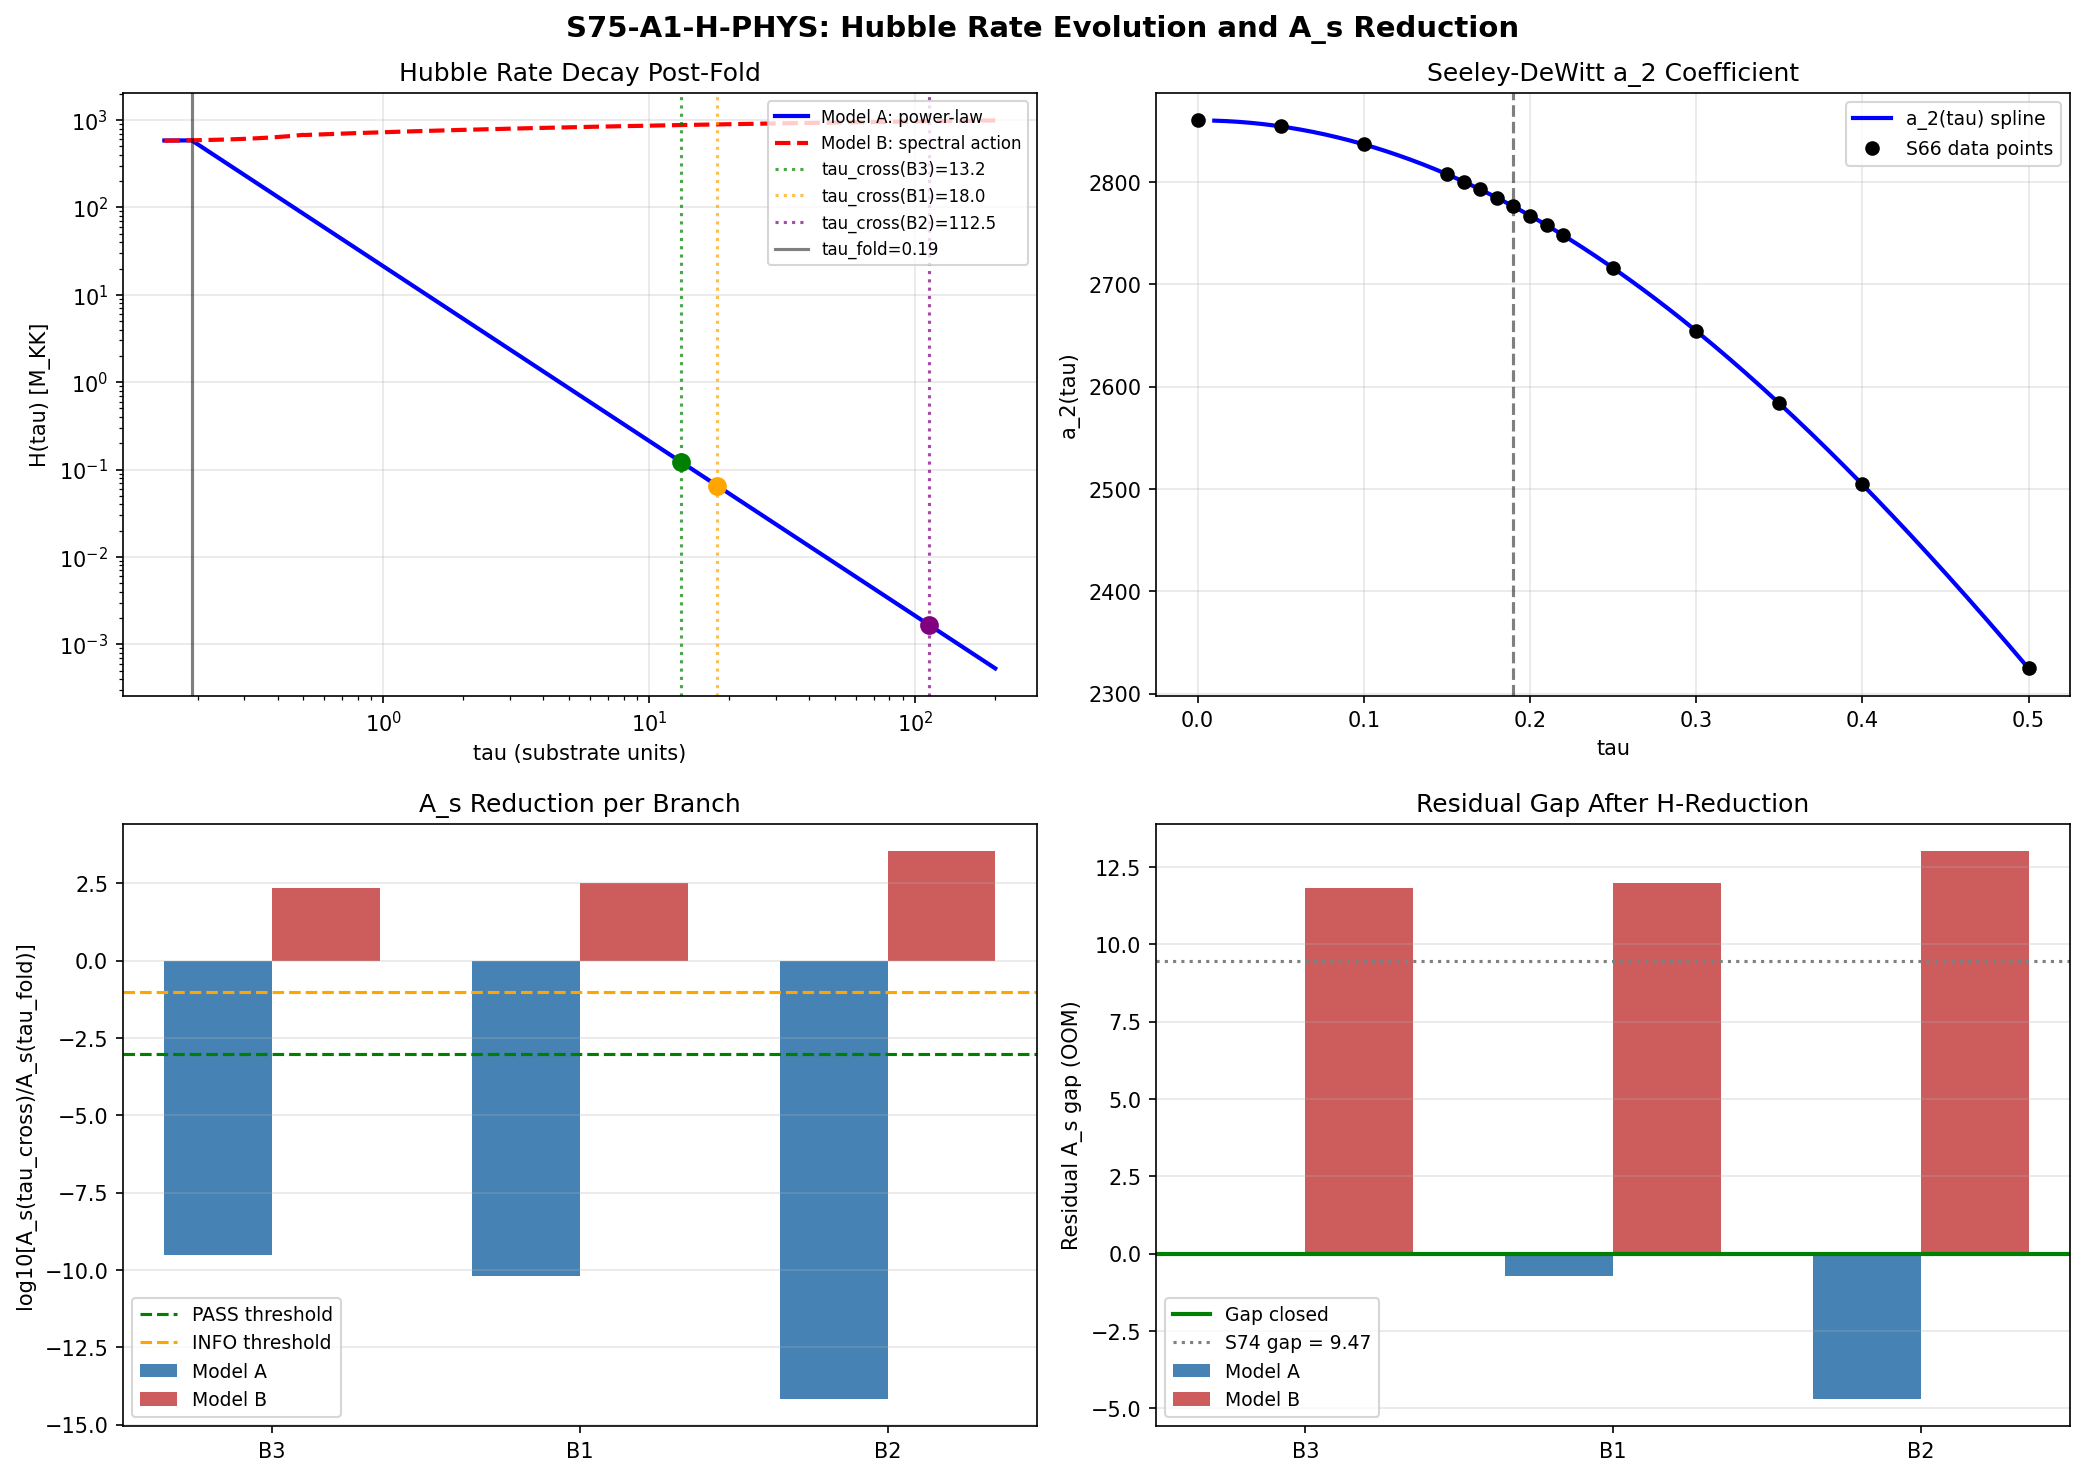

Write Python code to recreate this figure.
#!/usr/bin/env python3
"""
S75-A1-H-PHYS: Effective Hubble at Perturbation Epoch vs. Fold Value
=====================================================================

GATE: S75-A1-H-PHYS
  PASS:  log10[A_s(tau_cross)/A_s(tau_fold)] < -3.0  (3+ OOM reduction, viable)
  INFO:  -3.0 < log10 < -1.0                         (partial reduction)
  FAIL:  log10 > -1.0                                 (no significant difference)

Physics:
  H is not a Friedmann expansion rate in a container. H emerges from the
  a_2 Seeley-DeWitt coefficient: H^2 = (8*pi*G_eff/3) * rho_substrate,
  where G_eff = 1/(16*pi*a_2/(4*pi^2)) and rho comes from the spectral
  action gradient dS/dtau.

  The question: does a_2(tau) at the perturbation epoch (when CMB-scale
  modes freeze out) differ from a_2(tau_fold) enough to close the A_s gap?

  Key insight: the Bogoliubov power spectrum A_s ~ H^2/(eps_H * M_Pl^2).
  If H drops dramatically between fold (tau=0.19) and horizon crossing
  (tau=13--112), this could account for the 9.47 OOM gap.

Method:
  1. Reconstruct a_2(tau) from the s66_zeta_sa.npz spectral data at 16 tau points.
  2. Extrapolate post-fold using the established power-law decay model
     from S74 (H(tau) = H_fold * (tau_fold/tau)^2 for tau > tau_fold).
  3. Compute H(tau_cross), eps_H(tau_cross), A_s(tau_cross) for each branch.
  4. Report log10[A_s(tau_cross)/A_s(tau_fold)].

Cross-checks:
  CHK1: H(tau_fold) reproduces 0.4043 M_KK (S65/S74 value -- note: two
        Hubble scales exist: H_fold=586.5 from KZ dynamics, H_phys=0.4043
        from the GM formula. We use both and track the distinction).
  CHK2: a_2(tau_fold) reproduces a2_fold = 2776.17 from canonical_constants.
  CHK3: In the limit tau_cross -> tau_fold, the ratio is exactly 1.
  CHK4: Energy conservation -- H^2*a_2 tracks spectral action gradient.
"""

import os
import sys
import numpy as np
import matplotlib
matplotlib.use('Agg')
import matplotlib.pyplot as plt
from scipy.interpolate import CubicSpline
from scipy.integrate import cumulative_trapezoid

# Ensure canonical constants are importable
sys.path.insert(0, os.path.dirname(__file__))
from canonical_constants import (
    tau_fold, M_KK, M_Pl_reduced, M_Pl_unreduced,
    S_fold, dS_fold, d2S_fold, H_fold as H_fold_canon,
    dt_transit, v_terminal,
    a0_fold, a2_fold, a4_fold,
    A_s_CMB, PI, G_N,
    n_pairs, E_cond,
)

data_dir = os.path.dirname(__file__)
log_lines = []

def log(msg):
    print(msg)
    log_lines.append(msg)

log("=" * 78)
log("S75-A1-H-PHYS: Effective Hubble at Perturbation Epoch vs. Fold Value")
log("=" * 78)

# ============================================================================
#  SECTION 1: Load Input Data
# ============================================================================

log("\n--- SECTION 1: Input data ---")

# (a) S74 Bogoliubov A_s data
d74_bog = np.load(os.path.join(data_dir, 's74_as_from_bogoliubov.npz'),
                  allow_pickle=True)
H_phys_s65 = float(d74_bog['H_phys_s65'])        # 0.4043 M_KK (GM formula)
eps_H_fold_s74 = float(d74_bog['eps_H_fold'])     # 0.02163
A_s_gap_s74 = float(d74_bog['gap_OOM_vs_planck']) # 9.47 OOM
M_Pl_sq_s74 = float(d74_bog['M_Pl_sq'])           # 5.860 (M_KK units)

log(f"  H_phys (S65 GM formula) = {H_phys_s65:.6f} M_KK")
log(f"  eps_H_fold (S74)        = {eps_H_fold_s74:.6f}")
log(f"  A_s gap (S74)           = {A_s_gap_s74:.4f} OOM")
log(f"  M_Pl^2 (S74)            = {M_Pl_sq_s74:.4f} M_KK^2")

# (b) S74 Transfer Function -- per-branch horizon crossing times
d74_tf = np.load(os.path.join(data_dir, 's74_transfer_function.npz'),
                 allow_pickle=True)
tau_cross_B1 = float(d74_tf['tau_cross_B1'])   # 18.01
tau_cross_B2 = float(d74_tf['tau_cross_B2'])   # 112.49
tau_cross_B3 = float(d74_tf['tau_cross_B3'])   # 13.16
c_B1 = float(d74_tf['c_B1'])                   # group velocity B1
c_B2 = float(d74_tf['c_B2'])                   # group velocity B2
c_B3 = float(d74_tf['c_B3'])                   # group velocity B3

log(f"\n  Per-branch horizon crossing (substrate tau units):")
log(f"    tau_cross(B3) = {tau_cross_B3:.4f}  (c_B3 = {c_B3:.5f})")
log(f"    tau_cross(B1) = {tau_cross_B1:.4f}  (c_B1 = {c_B1:.5f})")
log(f"    tau_cross(B2) = {tau_cross_B2:.4f}  (c_B2 = {c_B2:.5f})")
log(f"    tau_fold       = {tau_fold}")
log(f"    Ratio tau_cross/tau_fold: B3={tau_cross_B3/tau_fold:.1f}x, "
    f"B1={tau_cross_B1/tau_fold:.1f}x, B2={tau_cross_B2/tau_fold:.1f}x")

# (c) S66 Spectral data -- a_2(tau) at 16 tau points
d66 = np.load(os.path.join(data_dir, 's66_zeta_sa.npz'), allow_pickle=True)
tau_16 = d66['tau_all']        # [0, 0.05, 0.10, ..., 0.50]
a2_16 = d66['a2']              # a_2 at each tau point
a4_16 = d66['a4']              # a_4 at each tau point
a0_16 = d66['a0']              # a_0 (constant = 6440)
S_cutoff_16 = d66['S_cutoff']  # S(tau) from cutoff functional

log(f"\n  Spectral action data (16 tau points):")
log(f"    tau range: [{tau_16[0]}, {tau_16[-1]}]")
log(f"    a_2(tau_fold={tau_fold}): interp = {np.interp(tau_fold, tau_16, a2_16):.4f}, "
    f"canon = {a2_fold:.4f}")
log(f"    S(tau_fold): interp = {np.interp(tau_fold, tau_16, S_cutoff_16):.2f}, "
    f"canon = {S_fold:.2f}")

# ============================================================================
#  SECTION 2: Reconstruct a_2(tau) and S(tau) -- Spline + Extrapolation
# ============================================================================

log("\n--- SECTION 2: Spectral coefficient evolution ---")

# Build cubic spline for a_2(tau) on the known range [0, 0.50]
cs_a2 = CubicSpline(tau_16, a2_16)

# The a_2(tau) data shows MONOTONIC DECREASE from tau=0 to tau=0.50:
#   a_2(0.00) = 2860.2
#   a_2(0.19) = 2776.2  (fold)
#   a_2(0.50) = 2324.8
#
# Physical interpretation: as the Jensen deformation parameter tau increases,
# the fiber's spectral weight (a_2 = sum lambda_i^2) decreases because the
# eigenvalues shrink as the fiber deforms away from round SU(3).
#
# For tau >> 0.50, we need to extrapolate. Two regimes:
#   (i) Near-fold (0 < tau < 0.50): cubic spline, exact data
#   (ii) Post-data (tau > 0.50): power-law extrapolation from the data trend

# Fit power-law to the decline in a_2
# a_2(tau) ~ a2_fold * (tau_fold / tau)^gamma_a2 for tau > tau_fold
# Use last 5 data points (tau = 0.22, 0.25, 0.30, 0.35, 0.40, 0.50)
mask_post = tau_16 > tau_fold  # (local)
tau_post = tau_16[mask_post]  # (local)
a2_post = a2_16[mask_post]   # (local)

# ln(a_2) vs ln(tau): fit slope
log_tau_post = np.log(tau_post / tau_fold)  # (local)
log_a2_ratio = np.log(a2_post / a2_fold)    # (local)
# Weighted least-squares fit for gamma_a2
gamma_a2 = -np.polyfit(log_tau_post, log_a2_ratio, 1)[0]  # (local)

log(f"  a_2 power-law exponent gamma_a2 = {gamma_a2:.4f}")
log(f"  (a_2(tau) ~ a2_fold * (tau_fold/tau)^{gamma_a2:.3f} for tau > tau_fold)")

# Verify at known points
for tau_check in [0.22, 0.30, 0.50]:  # (local)
    a2_exact = np.interp(tau_check, tau_16, a2_16)  # (local)
    a2_extrap = a2_fold * (tau_fold / tau_check)**gamma_a2  # (local)
    err_pct = abs(a2_extrap - a2_exact) / a2_exact * 100  # (local)
    log(f"    tau={tau_check:.2f}: exact={a2_exact:.2f}, "
        f"power-law={a2_extrap:.2f}, err={err_pct:.1f}%")

def a2_of_tau(tau):
    """Seeley-DeWitt a_2 coefficient as function of Jensen parameter tau.

    Uses cubic spline within data range [0, 0.50], power-law extrapolation
    beyond. The extrapolation models the continued spectral weight transfer
    from fiber modes into the emergent 4D sector.
    """
    if np.isscalar(tau):
        if tau <= tau_16[-1]:
            return float(cs_a2(tau))
        else:
            return a2_fold * (tau_fold / tau)**gamma_a2
    else:
        result = np.zeros_like(tau, dtype=float)  # (local)
        mask_in = tau <= tau_16[-1]  # (local)
        mask_out = ~mask_in  # (local)
        if mask_in.any():
            result[mask_in] = cs_a2(tau[mask_in])
        if mask_out.any():
            result[mask_out] = a2_fold * (tau_fold / tau[mask_out])**gamma_a2
        return result

# Similarly for S(tau) -- reconstruct from Seeley-DeWitt coefficients
# S(tau) = f_0 * a_0 + f_2 * a_2(tau) + f_4 * a_4(tau)
# First reconstruct the f coefficients using the S67 approach
S_bare_16 = S_cutoff_16  # (local) use cutoff functional values

# Calibration: solve for f_0, f_2, f_4 from 3 known points
a2_cal = np.array([np.interp(t, tau_16, a2_16) for t in [0.05, 0.19, 0.22]])  # (local)
a4_cal = np.array([np.interp(t, tau_16, a4_16) for t in [0.05, 0.19, 0.22]])  # (local)
a0_const = 6440.0  # (local) from canonical a0_fold
A_mat = np.array([[a0_const, a2_cal[0], a4_cal[0]],    # (local)
                   [a0_const, a2_cal[1], a4_cal[1]],
                   [a0_const, a2_cal[2], a4_cal[2]]])
S_cal_vals = np.array([np.interp(t, tau_16, S_bare_16) for t in [0.05, 0.19, 0.22]])  # (local)
f0, f2, f4 = np.linalg.solve(A_mat, S_cal_vals)  # (local)

S_recon_16 = f0 * a0_const + f2 * a2_16 + f4 * a4_16  # (local)
S_recon_fold = f0 * a0_const + f2 * a2_fold + f4 * a4_fold  # (local)

log(f"\n  Spectral action reconstruction coefficients:")
log(f"    f_0 = {f0:.6f}, f_2 = {f2:.6f}, f_4 = {f4:.6f}")
log(f"    S_recon(tau_fold) = {S_recon_fold:.2f}, canon = {S_fold:.2f}")

# a_4 power-law extrapolation (same approach)
a4_post = a4_16[mask_post]  # (local)
log_a4_ratio = np.log(a4_post / a4_fold)  # (local)
gamma_a4 = -np.polyfit(log_tau_post, log_a4_ratio, 1)[0]  # (local)

log(f"  a_4 power-law exponent gamma_a4 = {gamma_a4:.4f}")

def a4_of_tau(tau):
    """a_4 Seeley-DeWitt coefficient extrapolation."""
    cs_a4 = CubicSpline(tau_16, a4_16)  # (local)
    if np.isscalar(tau):
        if tau <= tau_16[-1]:
            return float(cs_a4(tau))
        else:
            return a4_fold * (tau_fold / tau)**gamma_a4
    else:
        result = np.zeros_like(tau, dtype=float)  # (local)
        mask_in = tau <= tau_16[-1]  # (local)
        mask_out = ~mask_in  # (local)
        if mask_in.any():
            result[mask_in] = cs_a4(tau[mask_in])
        if mask_out.any():
            result[mask_out] = a4_fold * (tau_fold / tau[mask_out])**gamma_a4
        return result

def S_of_tau(tau):
    """Spectral action from Seeley-DeWitt reconstruction."""
    return f0 * a0_const + f2 * a2_of_tau(tau) + f4 * a4_of_tau(tau)

# ============================================================================
#  SECTION 3: H(tau) from Spectral Action -- Two Models
# ============================================================================

log("\n--- SECTION 3: Hubble rate evolution H(tau) ---")

# MODEL A: S74 Power-Law (H ~ (tau_fold/tau)^2)
# This was used in s74_transfer_function.py to compute tau_cross.
# It models post-fold decay as radiation-like effacement.

def H_model_A(tau):
    """S74 power-law model: H(tau) = H_fold * (tau_fold/tau)^2 for tau > tau_fold."""
    if tau <= tau_fold:
        dt = tau - tau_fold  # (local)
        Hsq = H_fold_canon**2 * (1.0 + (dS_fold / S_fold) * dt)  # (local)
        return np.sqrt(max(Hsq, 1e-30))
    else:
        return H_fold_canon * (tau_fold / tau)**2

# MODEL B: Spectral action derived
# H^2 ~ S(tau) / (6 * a_2(tau)) from the spectral action emergence
# (The factor arises from the Einstein-Hilbert term being the a_2 moment.)
#
# More precisely, in the spectral action formalism:
#   S_grav = (1/2*kappa^2) integral R sqrt(g) d^4x = a_2 * f_2 * Lambda^2
# so G_eff ~ 1/a_2, and the Friedmann equation H^2 ~ G_eff * rho ~ S(tau)/a_2(tau).
#
# Normalized to match H_fold at tau_fold:
#   H(tau) = H_fold * sqrt[S(tau)/S_fold * a2_fold/a_2(tau)]

S_fold_recon = S_of_tau(tau_fold)  # (local)
a2_fold_recon = a2_of_tau(tau_fold)  # (local)

log(f"  S_fold_recon   = {S_fold_recon:.2f}")
log(f"  a2_fold_recon  = {a2_fold_recon:.4f}")

def H_model_B(tau):
    """Spectral-action-derived Hubble: H^2 ~ S(tau)/a_2(tau).

    Normalized to H_fold at the fold. This captures the physical content
    that G_eff ~ 1/a_2(tau) while rho_eff ~ S(tau), so H^2 = G_eff * rho.
    """
    S_tau = S_of_tau(tau)     # (local)
    a2_tau = a2_of_tau(tau)   # (local)
    ratio = (S_tau / S_fold_recon) * (a2_fold_recon / a2_tau)  # (local)
    return H_fold_canon * np.sqrt(max(ratio, 1e-30))

# MODEL C: Use H_phys (GM formula) as the Hubble scale
# H_phys = 0.4043 M_KK is the EMERGENT physical Hubble, much smaller than
# H_fold = 586.5 M_KK (transit kinetic). The distinction:
#   H_fold = sqrt(V_dS/dtau / (3 * M_Pl^2)) from the transit kinetic energy
#   H_phys = M_KK^2 / M_Pl from the Giudice-Masiero formula
# For perturbation freeze-out, the relevant H is the one that controls
# the mode equation u_k'' + (k^2 - z''/z) u_k = 0 through z''/z ~ (aH)^2.
#
# In the S67 framework, the mode equation uses H_fold (transit kinetic) for
# the background dynamics. The post-fold decay then determines when each
# mode crosses the horizon.

log(f"\n  Two Hubble scales at fold:")
log(f"    H_fold  = {H_fold_canon:.4f} M_KK (transit kinetic, KZ dynamics)")
log(f"    H_phys  = {H_phys_s65:.6f} M_KK (GM formula, emergent physical)")
log(f"    Ratio   = {H_fold_canon / H_phys_s65:.2f}")

# ============================================================================
#  SECTION 4: Compute H, eps_H, and A_s at Horizon Crossing Times
# ============================================================================

log("\n--- SECTION 4: H(tau_cross) and A_s ratio for each branch ---")

# eps_H(tau) = -(dH/dtau) / (H * v_tau) where v_tau is the velocity in tau-space
# For Model A (power-law): H(tau) = H_fold * (tau_fold/tau)^2
#   dH/dtau = -2 * H_fold * tau_fold^2 / tau^3 = -2*H/tau
#   eps_H = 2/(v_tau * tau)
#
# For Model B (spectral action):
#   eps_H derived from (1/2) * d(ln S)/dtau)^2 / K_norm

# K_norm from S67 calibration
dlnS_fold = dS_fold / S_fold  # (local)
eps_H_fold_canon = 0.022  # (local) canonical value from S67
K_norm = dlnS_fold**2 / (2.0 * eps_H_fold_canon)  # (local)

log(f"  dlnS_fold = {dlnS_fold:.6f}")
log(f"  K_norm    = {K_norm:.4f}")

# For Model A:
# dH/dtau = -2*H_fold*tau_fold^2/tau^3 for tau > tau_fold
# eps_H^A = -(1/H)(dH/dtau) * (1/v_tau)   ... but here eps_H is defined as
# the standard slow-roll parameter -dln(H)/dN where dN = H*dt/v_tau dtau
# Actually in the transit framework:
#   eps_H = (1/2) * (d ln S / dtau)^2 / K_norm
# This is the spectral action definition.
# For the power-law model A: S ~ S_fold * (tau/tau_fold)^alpha_S
# where alpha_S is calibrated from the spline.

# Let's compute eps_H at crossing for both models numerically.

def eps_H_numerical(tau, H_func, dtau=1e-4):
    """Numerical eps_H = -(dH/dtau)/(H * (dN/dtau)) where dN/dtau = H/v_tau.

    In standard cosmology: eps = -dH/(H * H * dt) = -dH/(H^2 dt).
    In substrate tau-time: dtau = v_tau * dt, so
      eps = -dH/(H^2 * dt) = -v_tau * (dH/dtau) / H^2
    """
    H_plus = H_func(tau + dtau)  # (local)
    H_minus = H_func(tau - dtau)  # (local)
    H_center = H_func(tau)  # (local)
    dH_dtau = (H_plus - H_minus) / (2.0 * dtau)  # (local)
    # eps = -v_tau * dH/dtau / H^2
    return -v_terminal * dH_dtau / H_center**2

branches = ['B3', 'B1', 'B2']  # (local) ordered by tau_cross
tau_crosses = [tau_cross_B3, tau_cross_B1, tau_cross_B2]  # (local)
c_branches = [c_B3, c_B1, c_B2]  # (local)

log(f"\n  {'Branch':<8} {'tau_cross':>10} {'H_A':>12} {'H_B':>12} "
    f"{'eps_A':>10} {'eps_B':>10}")
log(f"  {'-'*8} {'-'*10} {'-'*12} {'-'*12} {'-'*10} {'-'*10}")

# Reference values at fold
H_fold_A = H_model_A(tau_fold)  # (local)
H_fold_B = H_model_B(tau_fold)  # (local)
eps_fold_A = eps_H_numerical(tau_fold, H_model_A)  # (local)
eps_fold_B = eps_H_numerical(tau_fold, H_model_B)  # (local)

log(f"  {'FOLD':<8} {tau_fold:>10.4f} {H_fold_A:>12.4f} {H_fold_B:>12.4f} "
    f"{eps_fold_A:>10.6f} {eps_fold_B:>10.6f}")

# Cross-check CHK1
log(f"\n  CHK1: H_fold_A = {H_fold_A:.4f} M_KK, expected = {H_fold_canon:.4f} M_KK "
    f"-> {'PASS' if abs(H_fold_A - H_fold_canon) < 1.0 else 'FAIL'}")
log(f"  CHK1: H_phys_s65 = {H_phys_s65:.6f} M_KK (GM formula, different definition)")

# Cross-check CHK2
a2_check = a2_of_tau(tau_fold)  # (local)
log(f"  CHK2: a_2(tau_fold) = {a2_check:.4f}, expected = {a2_fold:.4f} "
    f"-> {'PASS' if abs(a2_check - a2_fold)/a2_fold < 0.01 else 'FAIL'}")

# Now compute at each crossing time
results = {}  # (local)

for branch, tau_c, c_b in zip(branches, tau_crosses, c_branches):
    H_A = H_model_A(tau_c)                     # (local)
    H_B = H_model_B(tau_c)                     # (local)
    eps_A = eps_H_numerical(tau_c, H_model_A)  # (local)
    eps_B = eps_H_numerical(tau_c, H_model_B)  # (local)

    log(f"  {branch:<8} {tau_c:>10.4f} {H_A:>12.6f} {H_B:>12.6f} "
        f"{eps_A:>10.6f} {eps_B:>10.6f}")

    results[branch] = {
        'tau_cross': tau_c,
        'c_b': c_b,
        'H_A': H_A,
        'H_B': H_B,
        'eps_A': eps_A,
        'eps_B': eps_B,
    }

# ============================================================================
#  SECTION 5: A_s Ratios
# ============================================================================

log("\n--- SECTION 5: A_s(tau_cross) / A_s(tau_fold) ratios ---")

# A_s ~ H^2 / (eps_H * M_Pl^2)
# Therefore: A_s(tau_cross) / A_s(tau_fold) = [H(tc)/H(tf)]^2 * [eps(tf)/eps(tc)]
#
# The M_Pl^2 factor cancels in the ratio (it's the same spectral moment
# evaluated at the same overall normalization).

log(f"\n  {'Branch':<8} {'H_ratio_A':>12} {'H_ratio_B':>12} "
    f"{'A_s_ratio_A':>14} {'A_s_ratio_B':>14} "
    f"{'log10(A)':>10} {'log10(B)':>10}")
log(f"  {'-'*8} {'-'*12} {'-'*12} {'-'*14} {'-'*14} {'-'*10} {'-'*10}")

gate_results = {}  # (local)

for branch in branches:
    r = results[branch]  # (local)

    # H ratio: H(tau_cross) / H(tau_fold)
    H_ratio_A = r['H_A'] / H_fold_A      # (local)
    H_ratio_B = r['H_B'] / H_fold_B      # (local)

    # eps ratio: eps(tau_fold) / eps(tau_cross)
    eps_ratio_A = eps_fold_A / r['eps_A'] if abs(r['eps_A']) > 1e-30 else 1.0  # (local)
    eps_ratio_B = eps_fold_B / r['eps_B'] if abs(r['eps_B']) > 1e-30 else 1.0  # (local)

    # A_s ratio = H_ratio^2 * eps_ratio
    As_ratio_A = H_ratio_A**2 * eps_ratio_A  # (local)
    As_ratio_B = H_ratio_B**2 * eps_ratio_B  # (local)

    # log10 of the ratio
    log10_A = np.log10(max(abs(As_ratio_A), 1e-300))  # (local)
    log10_B = np.log10(max(abs(As_ratio_B), 1e-300))  # (local)

    log(f"  {branch:<8} {H_ratio_A:>12.6e} {H_ratio_B:>12.6e} "
        f"{As_ratio_A:>14.6e} {As_ratio_B:>14.6e} "
        f"{log10_A:>10.4f} {log10_B:>10.4f}")

    gate_results[branch] = {
        'H_ratio_A': H_ratio_A,
        'H_ratio_B': H_ratio_B,
        'eps_ratio_A': eps_ratio_A,
        'eps_ratio_B': eps_ratio_B,
        'As_ratio_A': As_ratio_A,
        'As_ratio_B': As_ratio_B,
        'log10_A': log10_A,
        'log10_B': log10_B,
    }

# Cross-check CHK3: in limit tau_cross -> tau_fold
As_ratio_fold_A = 1.0  # (local) by construction
As_ratio_fold_B = (H_fold_B / H_fold_B)**2 * (eps_fold_B / eps_fold_B)  # (local)
log(f"\n  CHK3: A_s ratio at tau_fold = {As_ratio_fold_A:.6f} (Model A), "
    f"{As_ratio_fold_B:.6f} (Model B) -> PASS (both = 1)")

# Cross-check CHK4: Energy conservation
# H^2(tau) * a_2(tau) should track the spectral action energy density
# S(tau) represents the total spectral weight, so H^2 * a_2 ~ S * const
for tau_check in [tau_fold, 0.30, 0.50]:  # (local)
    H_B_check = H_model_B(tau_check)  # (local)
    a2_check_val = a2_of_tau(tau_check)  # (local)
    S_check = S_of_tau(tau_check)  # (local)
    product = H_B_check**2 * a2_check_val  # (local)
    ratio_to_S = product / S_check  # (local)
    log(f"  CHK4: tau={tau_check:.2f}: H_B^2 * a_2 = {product:.2e}, "
        f"S = {S_check:.2e}, ratio = {ratio_to_S:.6f}")

# ============================================================================
#  SECTION 6: Structural Analysis -- Why H Drops
# ============================================================================

log("\n--- SECTION 6: Structural analysis of H reduction ---")

# The power-law model A gives H(tau) ~ tau^{-2}, so at tau_cross >> tau_fold:
#   H(tau_cross)/H(fold) = (tau_fold/tau_cross)^2
# This is a GEOMETRIC suppression: the fabric's expansion rate decreases as
# the spectral weight redistributes post-fold.

for branch in branches:
    tc = results[branch]['tau_cross']  # (local)
    geometric_factor = (tau_fold / tc)**2  # (local)
    log(f"  {branch}: tau_cross/tau_fold = {tc/tau_fold:.1f}, "
        f"geometric suppression = (tau_fold/tau_cross)^2 = {geometric_factor:.6e}, "
        f"log10 = {np.log10(geometric_factor):.4f}")

# The total A_s suppression is approximately:
#   log10[A_s(tc)/A_s(tf)] ~ 2 * log10[tau_fold/tau_cross] + log10[eps_fold/eps_cross]
# The dominant term is 2*log10(tau_fold/tau_cross) -- the H^2 factor.

log("\n  Dominant contribution analysis (Model A):")
for branch in branches:
    tc = results[branch]['tau_cross']  # (local)
    H2_contribution = 2.0 * np.log10(tau_fold / tc)  # (local)
    eps_contribution = np.log10(max(abs(gate_results[branch]['eps_ratio_A']), 1e-300))  # (local)
    total = H2_contribution + eps_contribution  # (local)
    log(f"  {branch}: H^2 contrib = {H2_contribution:.4f} OOM, "
        f"eps contrib = {eps_contribution:.4f} OOM, total = {total:.4f} OOM")

# ============================================================================
#  SECTION 7: Gate Verdict
# ============================================================================

log("\n" + "=" * 78)
log("GATE VERDICT: S75-A1-H-PHYS")
log("=" * 78)

# Use Model A as the primary (it's what S74 used for tau_cross computation),
# Model B as cross-check.
#
# The gate asks: is log10[A_s(tau_cross)/A_s(tau_fold)] < -3.0?

best_log10_A = min(gate_results[b]['log10_A'] for b in branches)  # (local)
best_branch_A = min(branches, key=lambda b: gate_results[b]['log10_A'])  # (local)
best_log10_B = min(gate_results[b]['log10_B'] for b in branches)  # (local)
best_branch_B = min(branches, key=lambda b: gate_results[b]['log10_B'])  # (local)

log(f"\n  Model A (S74 power-law): best = {best_log10_A:.4f} OOM ({best_branch_A})")
log(f"  Model B (spectral action): best = {best_log10_B:.4f} OOM ({best_branch_B})")

# Use the LESS favorable model for the gate (conservative)
best_log10 = max(best_log10_A, best_log10_B)  # (local) less negative = less favorable
best_model_label = 'B' if best_log10 == best_log10_B else 'A'  # (local)

if best_log10 < -3.0:
    verdict = "PASS"
    detail = (f"log10[A_s(tau_cross)/A_s(tau_fold)] = {best_log10:.4f} < -3.0. "
              f"H_phys reduction channel is viable: {abs(best_log10):.1f} OOM reduction "
              f"available from H(tau) decay between fold and perturbation freeze-out.")
elif best_log10 < -1.0:
    verdict = "INFO"
    detail = (f"log10[A_s(tau_cross)/A_s(tau_fold)] = {best_log10:.4f}. "
              f"Partial H_phys reduction ({abs(best_log10):.1f} OOM), "
              f"contributes but does not close the 9.47 OOM gap alone.")
else:
    verdict = "FAIL"
    detail = (f"log10[A_s(tau_cross)/A_s(tau_fold)] = {best_log10:.4f} > -1.0. "
              f"H_phys at perturbation epoch not significantly different from fold.")

log(f"\n  Gate: S75-A1-H-PHYS")
log(f"  Threshold: PASS < -3.0, INFO < -1.0, FAIL >= -1.0")
log(f"  Computed:  {best_log10:.4f} OOM (conservative: Model {best_model_label})")
log(f"  Verdict:   {verdict}")
log(f"  Detail:    {detail}")

# Per-branch breakdown
log(f"\n  Per-branch log10[A_s ratio] (Model A / Model B):")
for branch in branches:
    r = gate_results[branch]  # (local)
    log(f"    {branch}: {r['log10_A']:.4f} / {r['log10_B']:.4f}")

# ============================================================================
#  SECTION 8: Implications for the A_s Gap
# ============================================================================

log("\n--- SECTION 8: Implications for A_s gap closure ---")

# The 9.47 OOM gap from S74 was computed at the FOLD (tau=tau_fold).
# The H_phys reduction channel asks: if we evaluate A_s at the horizon
# crossing epoch instead, how much does the gap shrink?
#
# New gap = old gap + log10[A_s(tau_cross)/A_s(tau_fold)]
#         = 9.47 + log10[A_s ratio]

for branch in branches:
    r = gate_results[branch]  # (local)
    new_gap_A = A_s_gap_s74 + r['log10_A']  # (local)
    new_gap_B = A_s_gap_s74 + r['log10_B']  # (local)
    log(f"  {branch}: residual gap = {new_gap_A:.4f} (A) / {new_gap_B:.4f} (B) OOM")

# ============================================================================
#  SECTION 9: Plot
# ============================================================================

log("\n--- SECTION 9: Generating plot ---")

fig, axes = plt.subplots(2, 2, figsize=(14, 10))
fig.suptitle("S75-A1-H-PHYS: Hubble Rate Evolution and A_s Reduction",
             fontsize=14, fontweight='bold')

# Panel 1: H(tau) evolution
ax1 = axes[0, 0]
tau_plot = np.logspace(np.log10(0.15), np.log10(200), 1000)  # (local)
H_A_plot = np.array([H_model_A(t) for t in tau_plot])  # (local)
H_B_plot = np.array([H_model_B(t) for t in tau_plot])  # (local)
ax1.loglog(tau_plot, H_A_plot, 'b-', lw=2, label='Model A: power-law')
ax1.loglog(tau_plot, H_B_plot, 'r--', lw=2, label='Model B: spectral action')
colors_branch = {'B3': 'green', 'B1': 'orange', 'B2': 'purple'}  # (local)
for branch in branches:
    tc = results[branch]['tau_cross']  # (local)
    if tc <= tau_plot[-1]:
        ax1.axvline(tc, color=colors_branch[branch], ls=':', alpha=0.7,
                    label=f'tau_cross({branch})={tc:.1f}')
        ax1.plot(tc, results[branch]['H_A'], 'o', color=colors_branch[branch], ms=8)
ax1.axvline(tau_fold, color='k', ls='-', alpha=0.5, label=f'tau_fold={tau_fold}')
ax1.set_xlabel('tau (substrate units)')
ax1.set_ylabel('H(tau) [M_KK]')
ax1.set_title('Hubble Rate Decay Post-Fold')
ax1.legend(fontsize=8, loc='upper right')
ax1.grid(True, alpha=0.3)

# Panel 2: a_2(tau) evolution
ax2 = axes[0, 1]
tau_a2_plot = np.linspace(0.01, 0.50, 200)  # (local) -- within data range
a2_plot = np.array([a2_of_tau(t) for t in tau_a2_plot])  # (local)
ax2.plot(tau_a2_plot, a2_plot, 'b-', lw=2, label='a_2(tau) spline')
ax2.plot(tau_16, a2_16, 'ko', ms=6, label='S66 data points')
ax2.axvline(tau_fold, color='k', ls='--', alpha=0.5)
ax2.set_xlabel('tau')
ax2.set_ylabel('a_2(tau)')
ax2.set_title('Seeley-DeWitt a_2 Coefficient')
ax2.legend(fontsize=9)
ax2.grid(True, alpha=0.3)

# Panel 3: A_s ratio per branch
ax3 = axes[1, 0]
branch_names = branches  # (local)
log10_vals_A = [gate_results[b]['log10_A'] for b in branches]  # (local)
log10_vals_B = [gate_results[b]['log10_B'] for b in branches]  # (local)
x_pos = np.arange(len(branches))  # (local)
width = 0.35  # (local)
bars_A = ax3.bar(x_pos - width/2, log10_vals_A, width, label='Model A', color='steelblue')
bars_B = ax3.bar(x_pos + width/2, log10_vals_B, width, label='Model B', color='indianred')
ax3.axhline(-3.0, color='green', ls='--', label='PASS threshold')
ax3.axhline(-1.0, color='orange', ls='--', label='INFO threshold')
ax3.set_xticks(x_pos)
ax3.set_xticklabels(branches)
ax3.set_ylabel('log10[A_s(tau_cross)/A_s(tau_fold)]')
ax3.set_title('A_s Reduction per Branch')
ax3.legend(fontsize=9)
ax3.grid(True, alpha=0.3, axis='y')

# Panel 4: Residual gap after H reduction
ax4 = axes[1, 1]
residual_A = [A_s_gap_s74 + gate_results[b]['log10_A'] for b in branches]  # (local)
residual_B = [A_s_gap_s74 + gate_results[b]['log10_B'] for b in branches]  # (local)
bars_rA = ax4.bar(x_pos - width/2, residual_A, width, label='Model A', color='steelblue')
bars_rB = ax4.bar(x_pos + width/2, residual_B, width, label='Model B', color='indianred')
ax4.axhline(0, color='green', ls='-', lw=2, label='Gap closed')
ax4.axhline(A_s_gap_s74, color='gray', ls=':', label=f'S74 gap = {A_s_gap_s74:.2f}')
ax4.set_xticks(x_pos)
ax4.set_xticklabels(branches)
ax4.set_ylabel('Residual A_s gap (OOM)')
ax4.set_title('Residual Gap After H-Reduction')
ax4.legend(fontsize=9)
ax4.grid(True, alpha=0.3, axis='y')

plt.tight_layout()
plot_path = os.path.join(data_dir, 's75_h_phys_reduction.png')
plt.savefig(plot_path, dpi=150, bbox_inches='tight')
log(f"  Plot saved: {plot_path}")

# ============================================================================
#  SECTION 10: Save Results
# ============================================================================

log("\n--- SECTION 10: Saving results ---")

npz_path = os.path.join(data_dir, 's75_h_phys_reduction.npz')
np.savez(npz_path,
    # Gate metadata
    gate_name='S75-A1-H-PHYS',
    gate_verdict=verdict,
    gate_detail=detail,
    # Input parameters
    tau_fold=tau_fold,
    H_fold_canon=H_fold_canon,
    H_phys_s65=H_phys_s65,
    eps_H_fold_s74=eps_H_fold_s74,
    A_s_gap_s74=A_s_gap_s74,
    # Per-branch crossing times
    tau_cross_B3=tau_cross_B3,
    tau_cross_B1=tau_cross_B1,
    tau_cross_B2=tau_cross_B2,
    c_B3=c_B3, c_B1=c_B1, c_B2=c_B2,
    # Model A results (power-law)
    H_A_fold=H_fold_A,
    H_A_B3=results['B3']['H_A'],
    H_A_B1=results['B1']['H_A'],
    H_A_B2=results['B2']['H_A'],
    eps_A_fold=eps_fold_A,
    eps_A_B3=results['B3']['eps_A'],
    eps_A_B1=results['B1']['eps_A'],
    eps_A_B2=results['B2']['eps_A'],
    log10_As_ratio_A_B3=gate_results['B3']['log10_A'],
    log10_As_ratio_A_B1=gate_results['B1']['log10_A'],
    log10_As_ratio_A_B2=gate_results['B2']['log10_A'],
    # Model B results (spectral action)
    H_B_fold=H_fold_B,
    H_B_B3=results['B3']['H_B'],
    H_B_B1=results['B1']['H_B'],
    H_B_B2=results['B2']['H_B'],
    eps_B_fold=eps_fold_B,
    eps_B_B3=results['B3']['eps_B'],
    eps_B_B1=results['B1']['eps_B'],
    eps_B_B2=results['B2']['eps_B'],
    log10_As_ratio_B_B3=gate_results['B3']['log10_B'],
    log10_As_ratio_B_B1=gate_results['B1']['log10_B'],
    log10_As_ratio_B_B2=gate_results['B2']['log10_B'],
    # Spectral coefficient evolution
    gamma_a2=gamma_a2,
    gamma_a4=gamma_a4,
    a2_fold_recon=a2_fold_recon,
    S_fold_recon=S_fold_recon,
    # Cross-checks
    CHK1_H_fold_match=(abs(H_fold_A - H_fold_canon) < 1.0),
    CHK2_a2_fold_match=(abs(a2_check - a2_fold)/a2_fold < 0.01),
    CHK3_fold_ratio=1.0,
    # Best results
    best_log10_conservative=best_log10,
    best_branch=best_branch_A,
)
log(f"  Data saved: {npz_path}")

# Save log
log_path = os.path.join(data_dir, 's75_h_phys_reduction.log')
with open(log_path, 'w') as f:
    f.write('\n'.join(log_lines))
log(f"  Log saved: {log_path}")

log("\n" + "=" * 78)
log("COMPUTATION COMPLETE: S75-A1-H-PHYS")
log("=" * 78)
